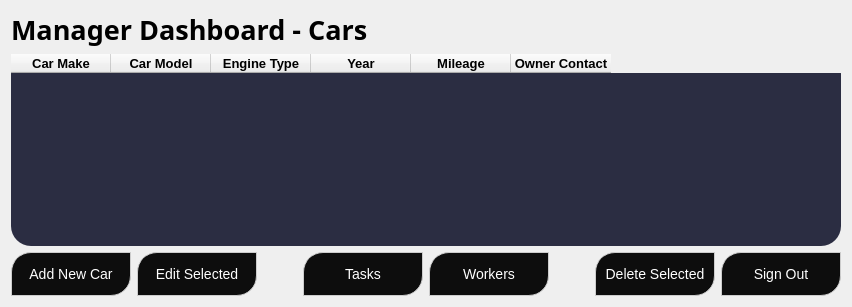
      <widget class="QWidget" name="managerCarsPage">
       <property name="styleSheet">
        <string notr="true">

									QWidget#managerCarsPage {
									background-color: rgb(0, 0, 0);
									}

								</string>
       </property>
       <layout class="QVBoxLayout" name="verticalLayout_7">
        <item>
         <widget class="QLabel" name="managerCarLabel">
          <property name="font">
           <font>
            <family>ISOCP</family>
            <pointsize>20</pointsize>
            <italic>false</italic>
            <bold>true</bold>
           </font>
          </property>
          <property name="styleSheet">
           <string notr="true">

												QLabel#managerCarLabel {
												font: 20pt &quot;ISOCP&quot;;
												font-weight: bold;
												}

											</string>
          </property>
          <property name="text">
           <string>Manager Dashboard - Cars</string>
          </property>
         </widget>
        </item>
        <item>
         <widget class="QTableWidget" name="carsTableWidget">
          <property name="sizePolicy">
           <sizepolicy hsizetype="Expanding" vsizetype="Expanding">
            <horstretch>0</horstretch>
            <verstretch>1</verstretch>
           </sizepolicy>
          </property>
          <property name="styleSheet">
           <string notr="true">

												QTableWidget#carsTableWidget {
												background-color: #2B2D42;
												border-radius: 20px;
												}

											</string>
          </property>
          <property name="editTriggers">
           <set>QAbstractItemView::EditTrigger::NoEditTriggers</set>
          </property>
          <property name="alternatingRowColors">
           <bool>false</bool>
          </property>
          <property name="selectionMode">
           <enum>QAbstractItemView::SelectionMode::NoSelection</enum>
          </property>
          <property name="selectionBehavior">
           <enum>QAbstractItemView::SelectionBehavior::SelectItems</enum>
          </property>
          <property name="showGrid">
           <bool>false</bool>
          </property>
          <property name="sortingEnabled">
           <bool>false</bool>
          </property>
          <attribute name="horizontalHeaderStretchLastSection">
           <bool>false</bool>
          </attribute>
          <attribute name="verticalHeaderVisible">
           <bool>false</bool>
          </attribute>
          <column>
           <property name="text">
            <string>Car Make</string>
           </property>
           <property name="font">
            <font>
             <pointsize>10</pointsize>
             <bold>true</bold>
            </font>
           </property>
           <property name="background">
            <color>
             <red>141</red>
             <green>153</green>
             <blue>174</blue>
            </color>
           </property>
          </column>
          <column>
           <property name="text">
            <string>Car Model</string>
           </property>
           <property name="font">
            <font>
             <pointsize>10</pointsize>
             <bold>true</bold>
            </font>
           </property>
           <property name="background">
            <color>
             <red>141</red>
             <green>153</green>
             <blue>174</blue>
            </color>
           </property>
          </column>
          <column>
           <property name="text">
            <string>Engine Type</string>
           </property>
           <property name="font">
            <font>
             <pointsize>10</pointsize>
             <bold>true</bold>
            </font>
           </property>
           <property name="background">
            <color>
             <red>141</red>
             <green>153</green>
             <blue>174</blue>
            </color>
           </property>
          </column>
          <column>
           <property name="text">
            <string>Year</string>
           </property>
           <property name="font">
            <font>
             <pointsize>10</pointsize>
             <bold>true</bold>
            </font>
           </property>
           <property name="background">
            <color>
             <red>141</red>
             <green>153</green>
             <blue>174</blue>
            </color>
           </property>
          </column>
          <column>
           <property name="text">
            <string>Mileage</string>
           </property>
           <property name="font">
            <font>
             <pointsize>10</pointsize>
             <bold>true</bold>
            </font>
           </property>
           <property name="background">
            <color>
             <red>141</red>
             <green>153</green>
             <blue>174</blue>
            </color>
           </property>
          </column>
          <column>
           <property name="text">
            <string>Owner Contact</string>
           </property>
           <property name="font">
            <font>
             <pointsize>10</pointsize>
             <bold>true</bold>
            </font>
           </property>
           <property name="background">
            <color>
             <red>141</red>
             <green>153</green>
             <blue>174</blue>
            </color>
           </property>
          </column>
         </widget>
        </item>
        <item>
         <layout class="QHBoxLayout" name="managerActionsLayout_3">
          <item>
           <widget class="QPushButton" name="addCarButton">
            <property name="minimumSize">
             <size>
              <width>120</width>
              <height>44</height>
             </size>
            </property>
            <property name="styleSheet">
             <string notr="true">

														QPushButton#addCarButton {
														background-color: #0d0d0d;
														border: 1px solid #cccccc;
														border-top-left-radius: 20px;
														border-bottom-right-radius: 20px;
														font-size: 14px;
														color: rgb(255, 255, 255);
														}

														QPushButton#addCarButton:hover {
														background-color: #490303;
														}

													</string>
            </property>
            <property name="text">
             <string>Add New Car</string>
            </property>
            <property name="icon">
             <iconset>
              <normaloff>icons/add.svg</normaloff>icons/add.svg</iconset>
            </property>
           </widget>
          </item>
          <item>
           <widget class="QPushButton" name="editCarButton">
            <property name="enabled">
             <bool>false</bool>
            </property>
            <property name="minimumSize">
             <size>
              <width>120</width>
              <height>44</height>
             </size>
            </property>
            <property name="styleSheet">
             <string notr="true">

														QPushButton#editCarButton {
														background-color:#0d0d0d;
														border: 1px solid #cccccc;
														border-top-left-radius: 20px;
														border-bottom-right-radius: 20px;
														font-size: 14px;
														color: rgb(255, 255, 255);
														}

														QPushButton#editCarButton:hover {
														background-color: #490303;
														}

													</string>
            </property>
            <property name="text">
             <string>Edit Selected</string>
            </property>
            <property name="icon">
             <iconset resource="AutoMagik.qrc">
              <normaloff>:/icons/edit.svg</normaloff>:/icons/edit.svg</iconset>
            </property>
           </widget>
          </item>
          <item>
           <spacer name="horizontalSpacer_22">
            <property name="orientation">
             <enum>Qt::Orientation::Horizontal</enum>
            </property>
            <property name="sizeHint" stdset="0">
             <size>
              <width>40</width>
              <height>20</height>
             </size>
            </property>
           </spacer>
          </item>
          <item>
           <widget class="QPushButton" name="tasksButton">
            <property name="minimumSize">
             <size>
              <width>120</width>
              <height>44</height>
             </size>
            </property>
            <property name="styleSheet">
             <string notr="true">

														QPushButton#tasksButton {
														background-color: #0d0d0d;
														border: 1px solid #cccccc;
														border-top-left-radius: 20px;
														border-bottom-right-radius: 20px;
														font-size: 14px;
														color: rgb(255, 255, 255);
														}

														QPushButton#tasksButton:hover {
														background-color: #490303;;
														}

													</string>
            </property>
            <property name="text">
             <string>Tasks</string>
            </property>
            <property name="icon">
             <iconset theme="QIcon::ThemeIcon::EditPaste"/>
            </property>
           </widget>
          </item>
          <item>
           <widget class="QPushButton" name="workersButton2">
            <property name="minimumSize">
             <size>
              <width>120</width>
              <height>44</height>
             </size>
            </property>
            <property name="styleSheet">
             <string notr="true">

														QPushButton#workersButton2 {
														background-color: #0d0d0d;
														border: 1px solid #cccccc;
														border-top-left-radius: 20px;
														border-bottom-right-radius: 20px;
														font-size: 14px;
														color: rgb(255, 255, 255);
														}

														QPushButton#workersButton2:hover {
														background-color: #490303;
														}

													</string>
            </property>
            <property name="text">
             <string>Workers</string>
            </property>
            <property name="icon">
             <iconset>
              <normaloff>icons/worker.svg</normaloff>icons/worker.svg</iconset>
            </property>
           </widget>
          </item>
          <item>
           <spacer name="horizontalSpacerManager_3">
            <property name="orientation">
             <enum>Qt::Orientation::Horizontal</enum>
            </property>
            <property name="sizeHint" stdset="0">
             <size>
              <width>40</width>
              <height>20</height>
             </size>
            </property>
           </spacer>
          </item>
          <item>
           <widget class="QPushButton" name="deleteCarButton">
            <property name="enabled">
             <bool>false</bool>
            </property>
            <property name="minimumSize">
             <size>
              <width>120</width>
              <height>44</height>
             </size>
            </property>
            <property name="styleSheet">
             <string notr="true">

														QPushButton#deleteCarButton {
														background-color: #0d0d0d;
														border: 1px solid #cccccc;
														border-top-left-radius: 20px;
														border-bottom-right-radius: 20px;
														font-size: 14px;
														color: rgb(255, 255, 255);
														}

														QPushButton#deleteCarButton:hover {
														background-color: #490303;
														}

													</string>
            </property>
            <property name="text">
             <string>Delete Selected</string>
            </property>
            <property name="icon">
             <iconset resource="AutoMagik.qrc">
              <normaloff>:/icons/delete.svg</normaloff>:/icons/delete.svg</iconset>
            </property>
           </widget>
          </item>
          <item>
           <widget class="QPushButton" name="managerBackButton2">
            <property name="minimumSize">
             <size>
              <width>120</width>
              <height>44</height>
             </size>
            </property>
            <property name="styleSheet">
             <string notr="true">

														QPushButton#managerBackButton2 {
														background-color: #0d0d0d;
														border: 1px solid #cccccc;
														border-top-left-radius: 20px;
														border-bottom-right-radius: 20px;
														font-size: 14px;
														color: rgb(255, 255, 255);
														}

														QPushButton#managerBackButton2:hover {
														background-color: #490303;
														}

													</string>
            </property>
            <property name="text">
             <string>Sign Out</string>
            </property>
            <property name="icon">
             <iconset resource="AutoMagik.qrc">
              <normaloff>:/icons/back.svg</normaloff>:/icons/back.svg</iconset>
            </property>
           </widget>
          </item>
         </layout>
        </item>
       </layout>
      </widget>
